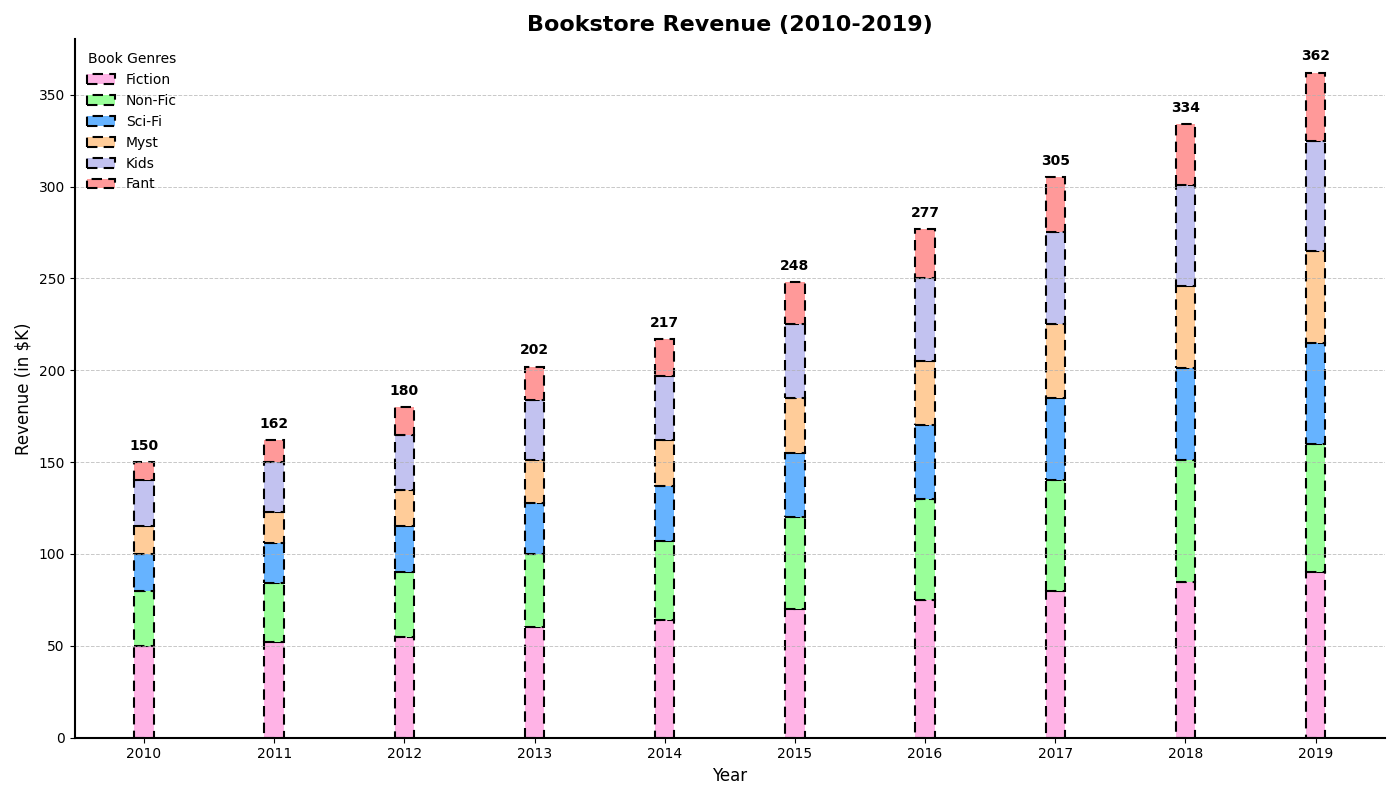

Source code (Python):
import matplotlib.pyplot as plt
import numpy as np

years = np.arange(2010, 2020)
book_genres = ['Fiction', 'Non-Fic', 'Sci-Fi', 'Myst', 'Kids', 'Fant']

# Revenue data in thousands of dollars
revenue_data = np.array([
    [50, 52, 55, 60, 64, 70, 75, 80, 85, 90],
    [30, 32, 35, 40, 43, 50, 55, 60, 66, 70],
    [20, 22, 25, 28, 30, 35, 40, 45, 50, 55],
    [15, 17, 20, 23, 25, 30, 35, 40, 45, 50],
    [25, 27, 30, 33, 35, 40, 45, 50, 55, 60],
    [10, 12, 15, 18, 20, 23, 27, 30, 33, 37],
])

fig, ax = plt.subplots(figsize=(14, 8))

width = 0.15
positions = np.arange(len(years))

# Changed order and colors to give it a different random appearance
shuffled_colors = ['#ffb3e6', '#99ff99', '#66b3ff', '#ffcc99', '#c2c2f0', '#ff9999']

bottoms = np.zeros(len(years))
for i, genre in enumerate(book_genres):
    # Changed marker type with '|' and line style to dashed
    ax.bar(positions, revenue_data[i], width, bottom=bottoms, 
           color=shuffled_colors[i], edgecolor='black', linestyle=(0, (5, 3)), 
           linewidth=1.5, label=genre)
    bottoms += revenue_data[i]

# Changed appearance of axis borders
ax.spines['top'].set_visible(False)
ax.spines['right'].set_visible(False)
ax.spines['left'].set_linewidth(1.5)
ax.spines['bottom'].set_linewidth(1.5)

ax.set_xticks(positions)
ax.set_xticklabels(years)
ax.set_xlabel('Year', fontsize=12)
ax.set_ylabel('Revenue (in $K)', fontsize=12)
ax.set_title('Bookstore Revenue (2010-2019)', fontsize=16, fontweight='bold')

# Changed legend style and location randomly
ax.legend(title='Book Genres', fontsize=10, loc='upper left', frameon=False)

# Added a different grid style
ax.yaxis.grid(True, linestyle='--', linewidth=0.7, alpha=0.7)

for i in range(len(years)):
    total_value = sum(revenue_data[:, i])
    ax.text(i, total_value + 5, f'{total_value}', ha='center', va='bottom', fontsize=10, fontweight='bold')

plt.tight_layout()
plt.show()
